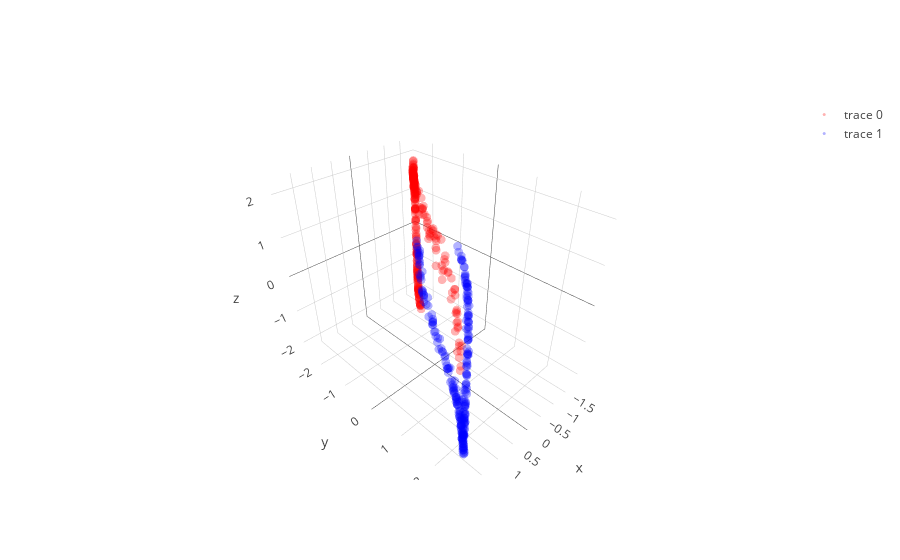

Notebook source saved alongside this figure:
### Code cell
# with all scale
expand_dim = 3
w1 = np.random.randn(2,expand_dim)
w2 = np.random.randn(expand_dim,2)

a = np.ones(expand_dim)
b = np.ones(expand_dim)
c = np.zeros(expand_dim)

w1 = _sym_decorrelation(w1)
w2 = _sym_decorrelation(w2)

temp_X = np.copy(X)
mini_batch_size = 10
for iter in range(5000):
    cum_loss = 0; temp_X   = shuffle(temp_X)
    
    for mini_batch in range(0,len(X),mini_batch_size):
        current_batch = temp_X[mini_batch:mini_batch+mini_batch_size]
        
        layer1 = current_batch @ w1
        layer1a= a*g(b*layer1)+c
        layer1a= layer1a + (1/(iter+1))*np.random.randn(expand_dim)
        layer2 = layer1a       @ w2
        loss   = w2.T @ layer1a.T @ layer1a @ w2
        
        grad2 = -layer1a.T @ layer1a @ w2 
        grad1a= -layer1a@w2@w2.T
        grada = grad1a*g(b*layer1)
        gradb = grad1a*a*g_grad(b*layer1)*layer1
        gradc = grad1a
        grad1 = current_batch.T @(grad1a*a*g_grad(b*layer1)*b) - current_batch.T @ current_batch @ w1 

        w2 = w2 - 0.000009 * grad2
        a = a -   0.000005 * grada.mean(0)
        b = b -   0.000005 * gradb.mean(0)
        c = c -   0.000005 * gradc.mean(0)
        w1 = w1 - 0.000009 * grad1
        
        w1 = _sym_decorrelation(w1)
        w2 = _sym_decorrelation(w2)
        cum_loss      = cum_loss + loss.mean()
        
    if iter%200==0:print('Iter : ',iter," Loss: ",cum_loss)

# projection
projected_mine = (a*g(b*(X @ w1))+c) @ w2

plt.figure(figsize=(20,5))
plt.subplot(1, 3, 1)
# plt.scatter(X[:, 0], X[:,1], color='red', alpha=0.5)
plt.scatter(X[y==0, 0], X[y==0, 1], color='red', alpha=0.5)
plt.scatter(X[y==1, 0], X[y==1, 1], color='blue', alpha=0.5)
plt.quiver(X.mean(0)[0], X.mean(0)[1], evector[0,0],evector[0,1], color=['b'], scale=2.5)
plt.quiver(X.mean(0)[0], X.mean(0)[1], evector[1,0],evector[1,1], color=['g'], scale=2.5)

plt.subplot(1, 3, 2,projection='3d')
one_layer_project = (a*g(b*(X @ w1))+c)
plt.scatter(one_layer_project[:,0],one_layer_project[:,1],one_layer_project[:,2], color='red')

plt.subplot(1, 3, 3)
# plt.scatter(projected_mine, np.zeros(len(projected_mine) ), color='red', alpha=0.5)
plt.scatter(projected_mine[y==0, 0], projected_mine[y==0, 1], color='red', alpha=0.5)
plt.scatter(projected_mine[y==1, 0], projected_mine[y==1, 1], color='blue', alpha=0.5)

plt.show()

trace1 = go.Scatter3d(
    x=one_layer_project[y==0,0],
    y=one_layer_project[y==0,1],
    z=one_layer_project[y==0,2],
    mode='markers',
    line=dict(color='red',width=0.5),
    marker=dict(size=3,opacity=0.3)
)

trace2 = go.Scatter3d(
    x=one_layer_project[y==1,0],
    y=one_layer_project[y==1,1],
    z=one_layer_project[y==1,2],
    mode='markers',
    line=dict(color='blue',width=0.5),
    marker=dict(size=3,opacity=0.3)
)
data = [trace1,trace2]
fig  = go.Figure(data=data)
iplot(fig)

### Figure 1 — Plotly figure (JSON) as saved in the notebook; plotly's stock layout.template omitted (floating-point values rounded to 4 significant figures; data arrays with more than 128 entries replaced by an {"elided": "..."} marker saying what was removed)
{"data": [{"line": {"color": "red", "width": 0.5}, "marker": {"opacity": 0.3, "size": 3}, "mode": "markers", "type": "scatter3d", "uid": "11364ac3-c13f-42eb-8e8e-a3875348cb7d", "x": {"elided": "250 float values"}, "y": {"elided": "250 float values"}, "z": {"elided": "250 float values"}}, {"line": {"color": "blue", "width": 0.5}, "marker": {"opacity": 0.3, "size": 3}, "mode": "markers", "type": "scatter3d", "uid": "515525e4-3a04-42ee-b588-054dac7107ce", "x": {"elided": "250 float values"}, "y": {"elided": "250 float values"}, "z": {"elided": "250 float values"}}], "layout": {}}
